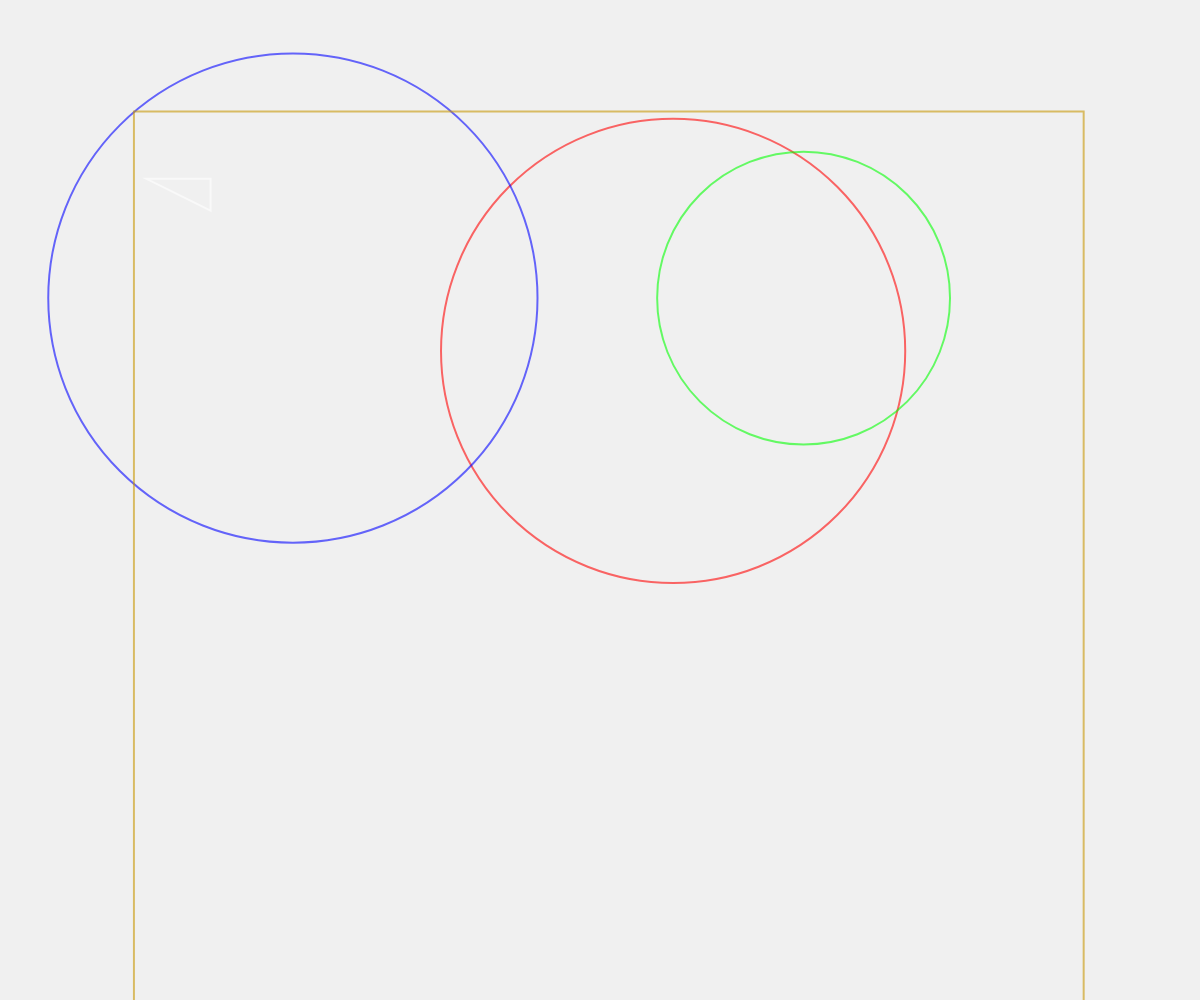
Frame 1 (no input)
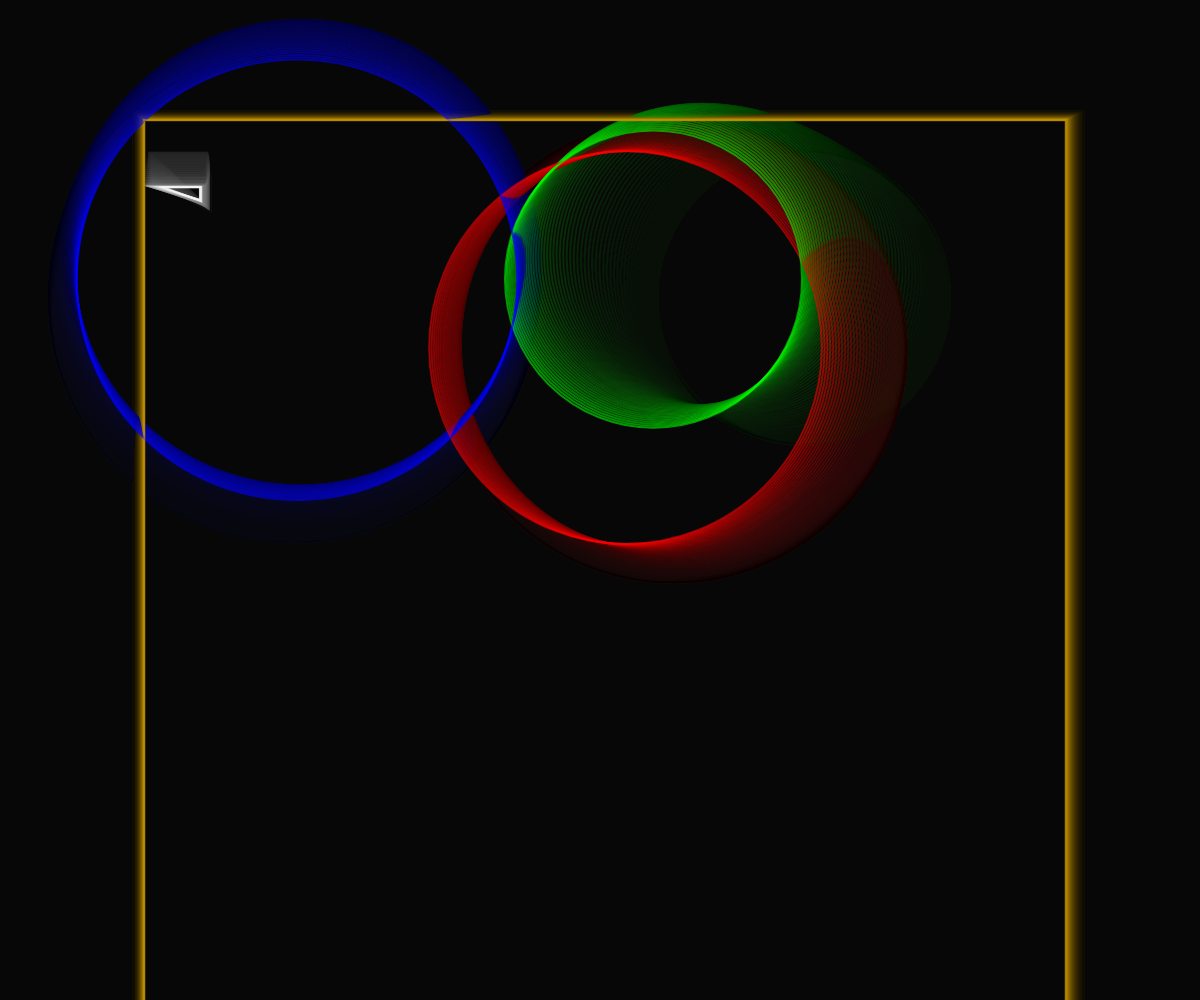
Frame 60 (no input)
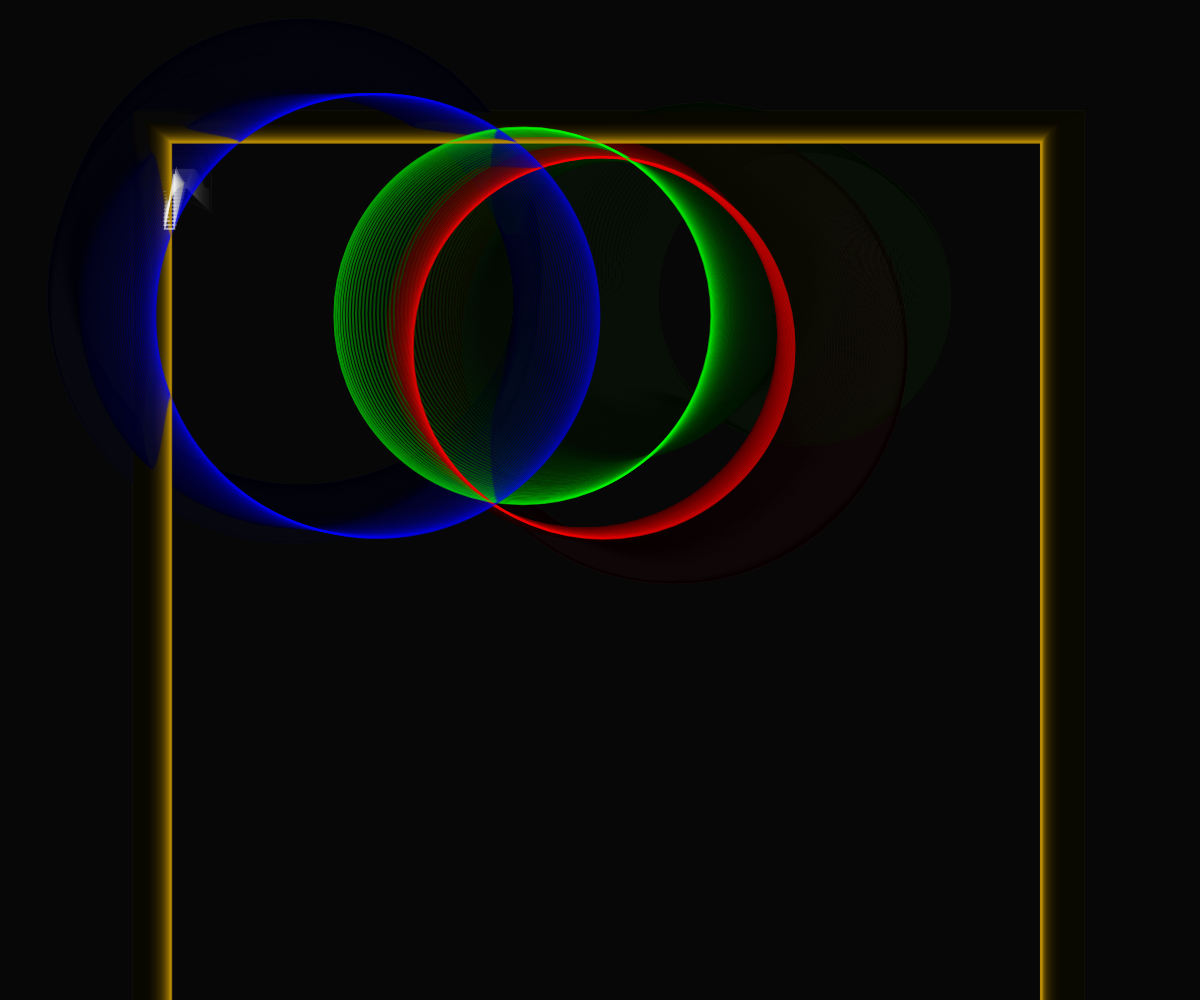
Frame 120 (the mouse pressed at the canvas centre since frame 60)

The p5.js sketch that drew these frames (run headless with seeded random() and noise() and a simulated clock; from frame 60 on, the mouse is pressed at the canvas centre):

// p5.js sketch
// ── sketch.js

// Global variables
let t;  // circle
let sq; // square
let tr; // triangle
let increment = 0.001;

let increment_2 = 0.005;


function setup() {
  createCanvas(windowWidth, windowHeight);
  strokeWeight(2);
  stroke(255);
  noFill();
  t = 0;
  sq = 0;
  tr = 0;

  // p5.js will automatically run your code at 60 frames per second (FPS).
  //frameRate(1);
}

/* Loop */
function draw() {
  background(0, 15);
  noFill();

  stroke(255, 0, 0, 150);  // R
  makeCircle(4, 50, 400);
  stroke(0, 255,0, 150);   // G
  makeCircle(0, 200, 100);
  stroke(0, 0, 255, 150);  // B
  makeCircle(100, 200, 1);

  stroke(200, 150, 0, 150);  // yellow
  make_square(40, 40, 140);

  stroke(255, 255, 255, 150);  // white
  //fill(255, 255, 255, 150);  // white
  make_triangle(50,50, 100,200, 50,200);

}

function makeCircle(xPos, yPos, circleSize) {
  let x = width * noise(t + xPos);
  let y = height * noise(t + yPos);
  let size = width * noise(t + circleSize);

  ellipse(x, y, size, size);

  t += increment;
}

function make_square(x_pos, y_pos, square_width) {
  let x = width/2 * noise(sq + x_pos);
  let y = height/2 * noise(sq + y_pos);
  let size = width * noise(sq + square_width);
  square(x, y, size); // (x, y, width)
  sq += increment;
}

function make_triangle(x1_pos, y1_pos, x2_pos, y2_pos, x3_pos, y3_pos) {
  let x1 = (width/2) * noise(tr + x1_pos);
  let y1 = (width/2) * noise(tr + y1_pos);
  let x2 = (width/2) * noise(tr + x2_pos);
  let y2 = (width/2) * noise(tr + y2_pos);
  let x3 = (width/2) * noise(tr + x3_pos);
  let y3 = (width/2) * noise(tr + y3_pos);

  triangle(x1, y1, x2, y2, x3, y3);

  tr += increment_2;

  // triangle(50,50, 100,200, 50,200);  // (x1, y1, x2, y2, x3, y3)
}
